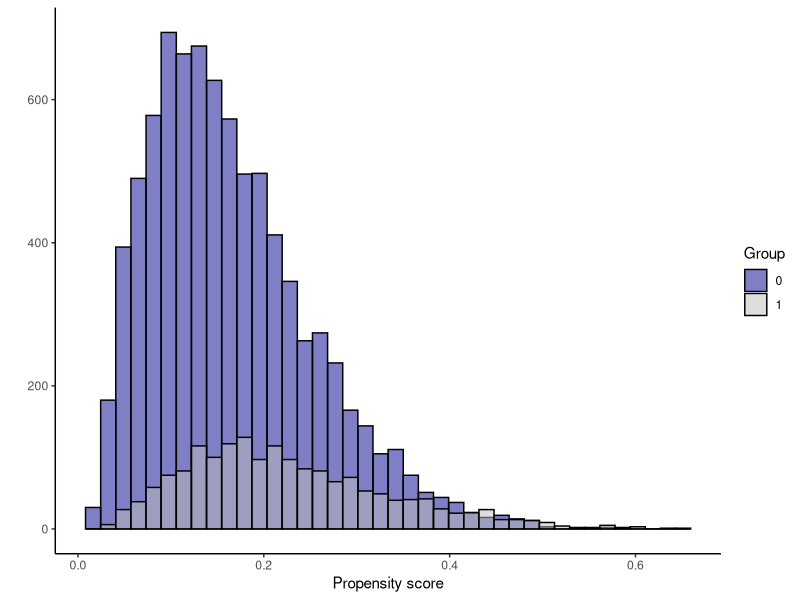
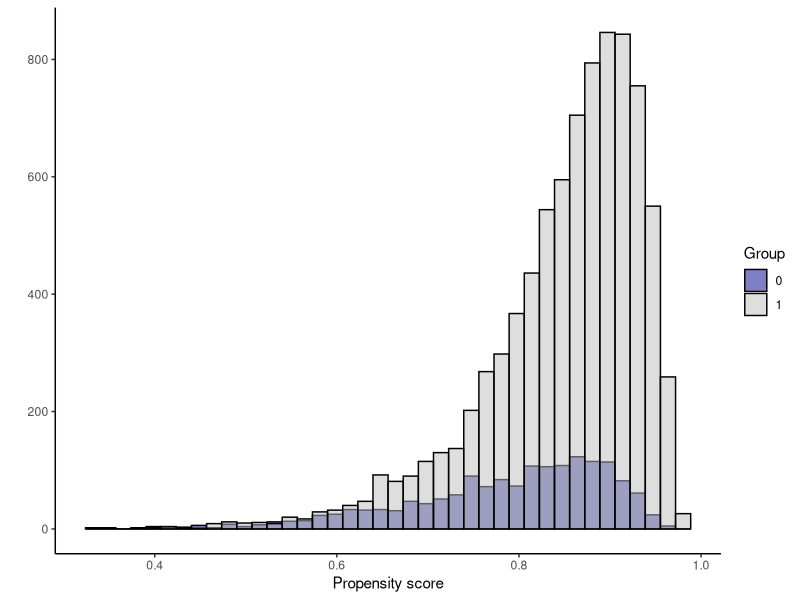

These charts were generated, in order, by the following R code:
### ~~~~~~~~~~~~~~~~~~~~~~~~~~~~~~~~~~~~~~~~~~~~~~~~~~~~~~~~~~~~~~~~~~~ ###
### ~~~~~~~~~~~~~~~~~~~~ What are we weighting for ~~~~~~~~~~~~~~~~~~~~ ###
### ~~~~~~~~~~~~~~~~~~~~ Simulation Study          ~~~~~~~~~~~~~~~~~~~~ ###
### ~~~~~~~~~~~~~~~~~~~~~~~~~~~~~~~~~~~~~~~~~~~~~~~~~~~~~~~~~~~~~~~~~~~ ###

### Toy example for illustration the impact of p=P(Z=1)
### by Yi Liu

library(dplyr)
library(ggplot2)

### Data generating process (DGP)
n <- 10000
X <- cbind(X1=rnorm(n=n, 6, 3), X2=rbinom(n=n, 1, 0.75)) # covariates

sigmoid = function(x) 1/(1+exp(-x))
XD <- cbind(rep(1,n), X) # design matrix

### Simulation 1: large p
alpha1 <- c(-3.5, 0.2, 0.8) # coefficients
z1 <- rbinom(n,1,prob=sigmoid(alpha1 %*% t(XD))) # treatment assignments
p1 <- mean(z1) # p
y1 <- as.numeric(c(-1,2) %*% t(X) + z1*((X[,1]+X[,2])^2) + rnorm(n=n,0,1)) # outcome

### Simulation 2: small p
alpha2 <- c(0, 0.2, 0.8) # coefficients
z2 <- rbinom(n,1,prob=sigmoid(alpha2 %*% t(XD))) # treatment assignments
p2 <- mean(z2) # p
y2 <- as.numeric(c(-1,2) %*% t(X) + z2*((X[,1]+X[,2])^2) + rnorm(n=n,0,1)) # outcome

df <- data.frame(z1=z1, z2=z2, X1=X[,1], X2=X[,2], y1=y2, y2=y2) # data frame

### Variance ratio
XD <- cbind(rep(1,n), X)
ps1 <- 1/(1+exp(-alpha1 %*% t(XD))) %>% as.numeric() # true propensity score
ps2 <- 1/(1+exp(-alpha2 %*% t(XD))) %>% as.numeric()

r1 <- var(ps1[df$z1==1])/var(ps1[df$z1==0]) # ratio
r2 <- var(ps2[df$z2==1])/var(ps2[df$z2==0]) # ratio

### Causal effects
delta <- (df$X1+df$X2)^2 # mean(delta) is the estimated ATE
ATE <- 6^2+9 + 0.75^2+0.25*0.75 + 2*6*0.75 # true ATE mathematically
# mean(delta)-ATE # see bias
ATT1 <- sum(delta*ps1)/sum(ps1) # For other estimands, we just approximate them
ATT2 <- sum(delta*ps2)/sum(ps2)

ATC1 <- sum(delta*(1-ps1))/sum(1-ps1)
ATC2 <- sum(delta*(1-ps2))/sum(1-ps2)

ATO1 <- sum(delta*ps1*(1-ps1))/sum(ps1*(1-ps1))
ATO2 <- sum(delta*ps2*(1-ps2))/sum(ps2*(1-ps2))

u1 = apply(cbind(ps1, 1-ps1), 1, min)
ATM1 <- sum(delta*u1)/sum(u1)
u2 = apply(cbind(ps2, 1-ps2), 1, min)
ATM2 <- sum(delta*u2)/sum(u2)

ksi1 = -(ps1*log(ps1) + (1-ps1)*log(1-ps1))
ATEN1 <- sum(delta*ksi1)/sum(ksi1)
ksi2 = -(ps2*log(ps2) + (1-ps2)*log(1-ps2))
ATEN2 <- sum(delta*ksi2)/sum(ksi2)

rm(u1,u2,ksi1,ksi2,delta)

### Propensity score plots
### Propensity score plots
df <- df %>% mutate(ps1=ps1, ps2=ps2)
png("toy_ps1.png", res=72*2, width = 850, height = 600)
ggplot(df, aes(x=ps1, fill=as.factor(z1))) + 
  geom_histogram(position="identity", alpha=0.5, color="black", bins=40) +
  labs(x="Propensity score", y="") + 
  scale_fill_manual(values=c("darkblue", "gray"), name = "Group") + 
  theme_classic()
dev.off()

png("toy_ps2.png", res=72*2, width = 850, height = 600)
ggplot(df, aes(x=ps2, fill=as.factor(z2))) + 
  geom_histogram(position="identity", alpha=0.5, color="black", bins=40) +
  labs(x="Propensity score", y="") + 
  scale_fill_manual(values=c("darkblue", "gray"), name = "Group") + 
  theme_classic()
dev.off()

round(c(ATE, ATO1, ATM1, ATEN1, ATT1, ATC1), 2)
round(c(ATE, ATO2, ATM2, ATEN2, ATT2, ATC2), 2)
data.frame(p1=p1, p2=p2, r1=r1, r2=r2)
